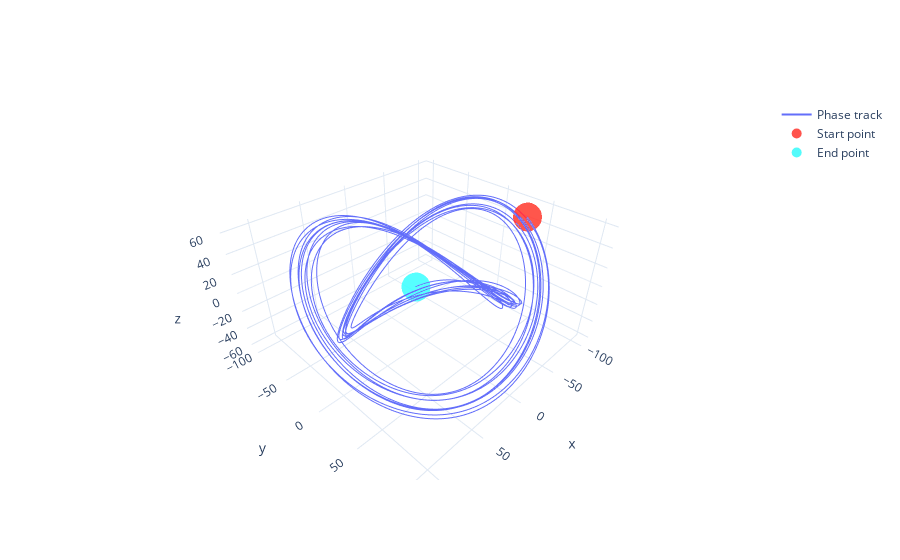

The cell this chart's notebook holds for it:
### Code cell
track2, basis2 = phase_track(np.array([x_acc_clear]).T, 600, 3)
plot_phase_track(track2)

### Figure 1 — Plotly figure (JSON) as saved in the notebook; plotly's stock layout.template omitted (floating-point values rounded to 4 significant figures; data arrays with more than 128 entries replaced by an {"elided": "..."} marker saying what was removed)
{"data": [{"mode": "lines", "name": "Phase track", "type": "scatter3d", "x": {"elided": "3990 float values"}, "y": {"elided": "3990 float values"}, "z": {"elided": "3990 float values"}}, {"marker": {"color": "rgba(255, 10, 0, .7)", "size": 10}, "mode": "markers", "name": "Start point", "type": "scatter3d", "x": [-104.2], "y": [29.56], "z": [43.73]}, {"marker": {"color": "rgba(10, 250, 250, .7)", "size": 10}, "mode": "markers", "name": "End point", "type": "scatter3d", "x": [51.46], "y": [39.11], "z": [45.07]}], "layout": {}}
